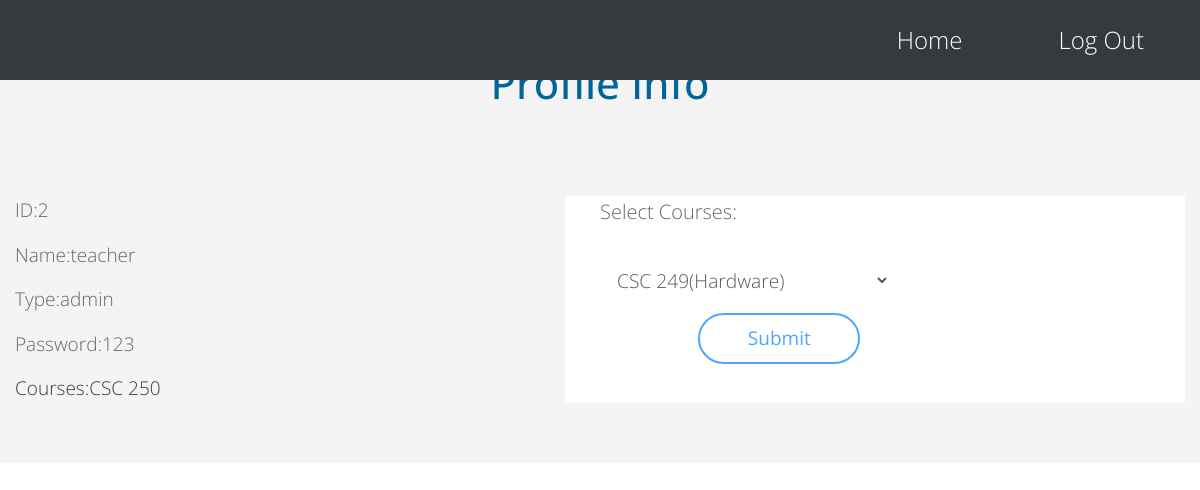
The app's page /profilead.php (signed in) with its own data.
### tables this page shows
CREATE TABLE `user` (
  `id` int(11) NOT NULL,
  `name` text NOT NULL,
  `type` text NOT NULL,
  `password` varchar(250) NOT NULL,
  `validation` varchar(250) NOT NULL
);

CREATE TABLE `user_info` (
  `u_id` int(10) NOT NULL,
  `c_id` varchar(100) NOT NULL
);

### redirect.php (called while the page is built, shortened)
<?php
		if($_SESSION['role'] == "superadmin")
		  {
			  $home="superadmin.php";
		  }
		else if($_SESSION['role'] == "admin")
		{
		  $home="admin.php";
		}
?>

### profilead.php (the view, shortened to what this page needs)
<?php include 'redirect.php';
?>
<!DOCTYPE html>
<html lang="en">
<head>
    <link rel="stylesheet" href="font-awesome-4.5.0/css/font-awesome.min.css">
    <link rel="stylesheet" href="css/bootstrap.min.css">
    <link rel="stylesheet" href="css/magnific-popup.css">
    <link rel="stylesheet" href="css/templatemo-style.css">
</head>
    <body id="top" class="home">
        <div class="container-fluid">
            <div class="row">
                <div class="tm-navbar-container tm-navbar-container-dark">
                <nav class="navbar navbar-full navbar-fixed-top bg-inverse">
                    <div class="collapse navbar-toggleable-sm" id="tmNavbar">
                        <ul class="nav navbar-nav">
                        <li class="nav-item">
                            <a href="<?php echo $home;?>" class="nav-link external">Home</a>
                        </li>
                        <li class="nav-item">
                            <a href="index.php" class="nav-link external">Log Out</a>
                        </li>
                        </ul>
                    </div>
                </nav>
              </div>
           </div>
 <div class="row gray-bg">
              <div id="tm-section-1" class="tm-section">
                    <h1 class="text-xs-center blue-text tm-page-2-title">Profile Info</h1>
              </div>
            </div>
            <div class="row gray-bg">
                <div id="tm-section-2" class="tm-section">
                    <div class="tm-container tm-container-wide">
                        <div class="tm-news-item">
                            <div class="col-xs-12 col-sm-12 col-md-12 col-lg-6 col-xl-6 tm-news-item-img-container">
 <?php
 include 'dbconnect.php';
    $sql = "SELECT * FROM user where id=".$_SESSION['id'].";";
    if($result = mysqli_query($link, $sql)){
        if(mysqli_num_rows($result) > 0){
            while($row = mysqli_fetch_array($result)){
			echo"<p>ID:".$row['id']."</p>";
			echo"<p>Name:".$row['name']."</p>";
			echo"<p>Type:".$row['type']."</p>";
			echo"<p>Password:".$row['password']."</p>";
		    echo"Courses:";
            }
        } else{
            echo "No records matching your query were found.";
        }
    } else{
        echo "ERROR: Could not able to execute $sql. " . mysqli_error($link);
    }
	$sql2 = "SELECT * FROM user_info where u_id=".$_SESSION['id'].";";
    if($result2 = mysqli_query($link, $sql2)){
        if(mysqli_num_rows($result2) > 0){
            while($row2 = mysqli_fetch_array($result2)){
			echo $row2['c_id'];
            }
        } else{
            echo "You have not taken any course yet.";
        }
    } else{
        echo "ERROR: Could not able to execute $sql2. " . mysqli_error($link);
    }
    ?>
    </div>
    <div class="col-xs-12 col-sm-12 col-md-12 col-lg-6 col-xl-6 tm-news-container">
    <form action="profilead.php" method="post" class="tm-contact-form">
    <div class="form-group col-xs-12 col-sm-12 col-md-6 col-lg-6 col-xl-6 tm-form-group-left">
	<h5 class="tm-news-title dark-gray-text">Select Courses:</h5>
	<select class="form-control" name="crs">
    <?php
	$sql3 = "SELECT * FROM course";
    if($result3 = mysqli_query($link, $sql3)){
        if(mysqli_num_rows($result3) > 0){
            while($row3 = mysqli_fetch_array($result3)){
				echo '<option value="'.$row3['course_id'].'">'.$row3['course_id'].'('.$row3['course_name'].')</option>';
            }
        } else{
            echo "\nNo Eligible Courses Found.";
        }
    } else{
        echo "ERROR: Could not able to execute $sql3. " . mysqli_error($link);
    }
	?>
    </div>
	<p> <input type="submit" name="submit"  class="btn tm-light-blue-bordered-btn pull-xs-right" value="Submit"/>     </p>
    </form>
    </div>
    </div>
	</div>
    </div>
           </div>
        </div>
</body>
</html>

### css/templatemo-style.css (style rules this page uses)
body { font-family: 'Open Sans', Helvetica, Arial, sans-serif; font-size: 19px; font-weight: 100; }
a, button { transition: all 0.3s ease; }
a { color: #666; }
p { color: #666; }
.tm-container { max-width: 1200px; margin: 0 auto; }
.tm-container-wide { max-width: 1230px; }
.tm-navbar-container { background-color: rgba(0,0,0,0.33); height: 80px; position: fixed; top: 0; width: 100%; z-index: 1000; transition: all 0.3s ease; }
.tm-navbar-container-dark { background-color: #373a3c; box-shadow: none; }
.navbar-nav .nav-link { padding: 14px 40px; }
.navbar-nav .nav-link, .navbar-nav .nav-link:focus { color: white; }
#tm-section-1, .tm-section-1-inner, .tm-site-name, .tm-intro-text { -ms-flex: 0 1 auto; -webkit-flex: 0 1 auto; flex: 0 1 auto; }
#tm-section-1 { padding-bottom: 0; }
.navbar-nav .nav-link, .tm-intro-text, .tm-intro-link { color: white; font-size: 24px; }
.gray-bg { background-color: #F4F4F4; }
.dark-gray-text { color: #666666; }
.blue-text { color: #006699; }
.btn { border-radius: 50px; font-size: 1em; padding: 0.5em 2.5em; margin: 0.25em; }
.tm-light-blue-bordered-btn { background: transparent; border: 2px solid #4EA7FF; color: #4EA7FF; }
.tm-section { padding-top: 5%; padding-bottom: 5%; overflow: auto; }
.tm-news-item { margin: 0 auto 5% auto; display: -webkit-flex; display: -ms-flexbox; display: flex; padding-left: 15px; padding-right: 15px; }
.tm-news-item:last-child { margin-bottom: 0; }
.tm-news-item-img-container { padding: 0; }
.tm-news-container { background-color: white; display: -webkit-flex; display: -ms-flexbox; display: flex; -webkit-flex-direction: column; -ms-flex-direction: column; flex-direction: column; -webkit-justify-content: center; -ms-flex-pack: center; justify-content: center; padding-left: 3%; padding-right: 3%; }
.tm-news-title { font-weight: 300; margin-bottom: 30px; }
.form-control { border-color: rgba(0,0,0,0); border-radius: 0; font-size: 1.2rem; padding: .75rem; }
.form-group { margin-bottom: 1.8rem; }
.tm-form-group-left { padding-left: 0; }
#tmNavbar { text-align: center; }
.tm-page-2-title { font-size: 42px; margin-bottom: 30px; }
@media (min-width: 768px) { .navbar .navbar-nav { display: inline-block; float: right; vertical-align: top; } }
@media (min-width: 768px) { .tm-contact-form { margin-right: 20px; } }

### records on screen
user: id "2", name "teacher", type "admin", password "123"
user_info: c "CSC 250"

### other values on screen
form field crs "CSC 249(Hardware)"
